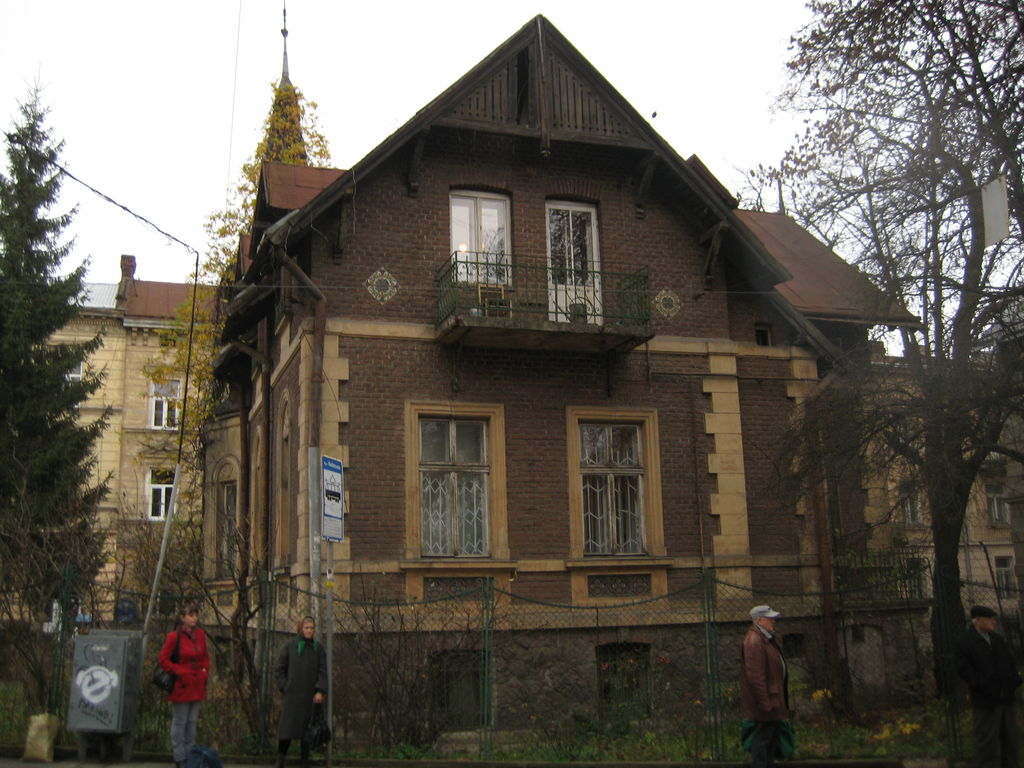
#> input picture images/IMG_5961.JPG, 1024 x 768 px
$ python transform.py   (Python 2 division)   (older library calls are emulated)
#> lines starting #> are read from the running program, lines starting #| are printed output that depends on the picture
### image.py
from PIL import Image
import os

class RavlykImage(object):
    poi = (None, None)

    def __init__(self, path):
#> called with path = 'images/IMG_5961.JPG'
        super(RavlykImage, self).__init__()
        self.path = path
        self.filename = os.path.split(path)[1]
        image = Image.open(path)
#> image is the input picture: PIL image 1024x768 RGB; mean R, G, B 100.1, 94.8, 85.8
        self.size = image.size
#> self.size = (1024, 768)

### transform.py
from PIL import Image
from math import trunc
import os
from shutil import copyfile
from image import RavlykImage
from whichtransform import WhichTransform

def transform(src_image, dest_image, dest_dir):
    poi = dest_image.poi + src_image.poi
    if None in poi:
        print "No way"
        return

    t = WhichTransform(src_image.poi, dest_image.poi)
    scale = t.scale()
    angle = t.rotation()

    original = Image.open(dest_image.path)
    orig_x, orig_y = src_image.size
    new_x, new_y = trunc(orig_x * scale), trunc(orig_y * scale)
    transformed = original.resize((new_x, new_y), resample=Image.ANTIALIAS)
    transformed = transformed.rotate(angle, resample=Image.BICUBIC)
    offset_x = (dest_image.poi[0][0] - src_image.poi[0][0])
    offset_y = (dest_image.poi[0][1] - src_image.poi[0][1])

    transformed = transformed.crop((offset_x, offset_y, orig_x + offset_x, orig_y + offset_y))

    transformed.save(os.path.join(dest_dir, dest_image.filename), "JPEG")


def transform_images(images, dest_dir):
    src_image = images[0]
    copyfile(src_image.path, os.path.join(dest_dir, src_image.filename))
    for image in images[1:]:
        transform(src_image, image, dest_dir)


image0 = RavlykImage('images/IMG_5961.JPG')
image1 = RavlykImage('images/IMG_5962.JPG')
#> call 2 of __init__, with path = 'images/IMG_5962.JPG'
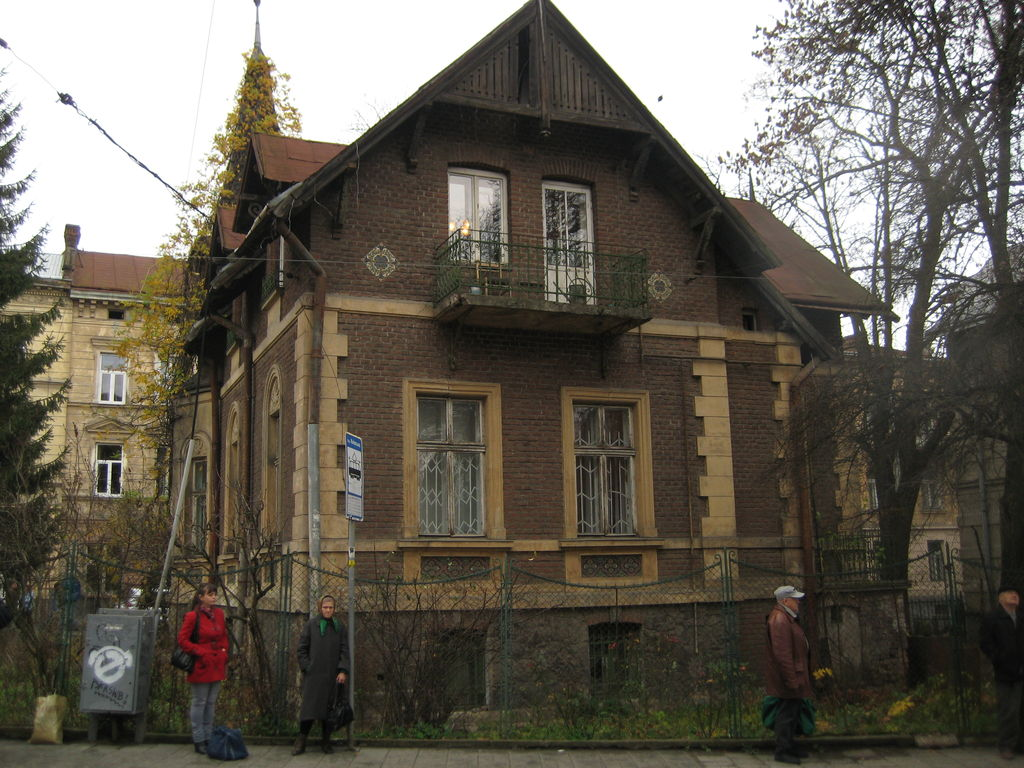
#> input picture images/IMG_5962.JPG, 1024 x 768 px
#> in __init__, image is the input picture: PIL image 1024x768 RGB; mean R, G, B 100.6, 95.3, 84.9
image2 = RavlykImage('images/IMG_5963.JPG')
#> call 3 of __init__, with path = 'images/IMG_5963.JPG'
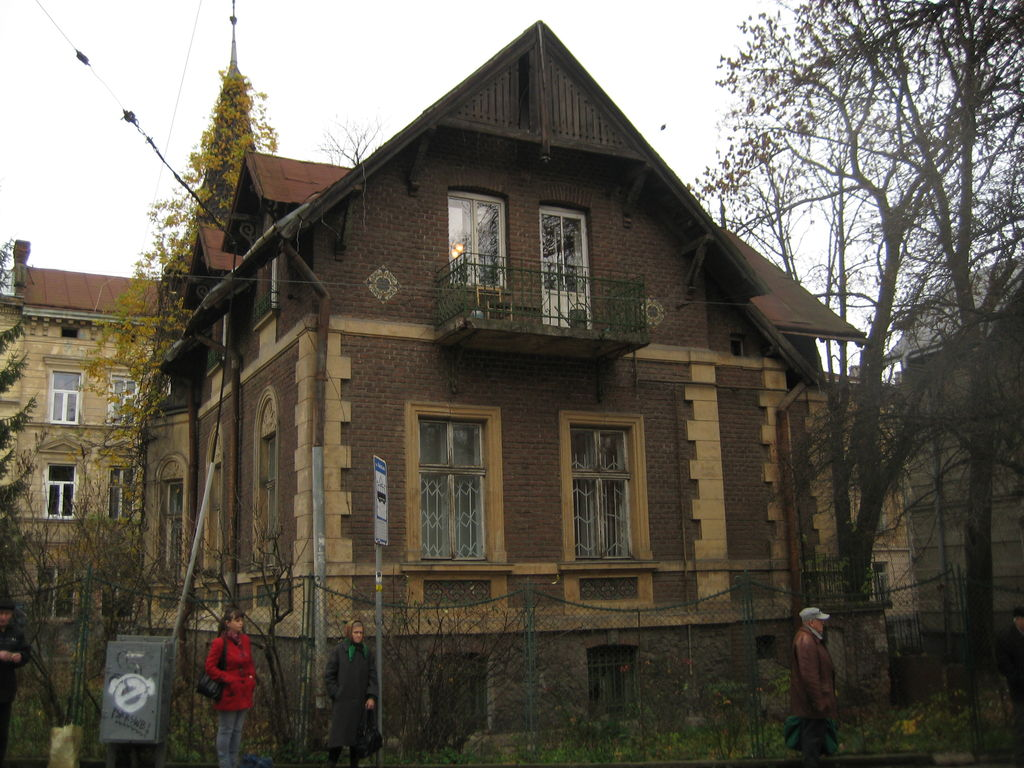
#> input picture images/IMG_5963.JPG, 1024 x 768 px
#> in __init__, image is the input picture: PIL image 1024x768 RGB; mean R, G, B 100.4, 95.6, 85.8
image3 = RavlykImage('images/IMG_5964.JPG')
#> call 4 of __init__, with path = 'images/IMG_5964.JPG'
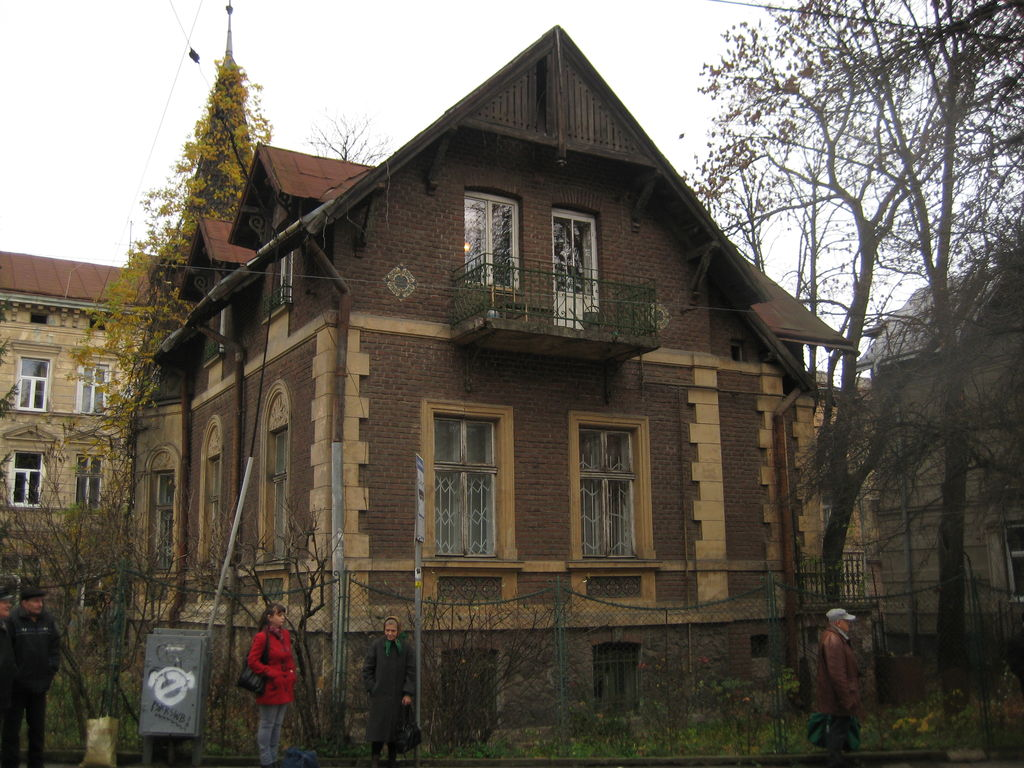
#> input picture images/IMG_5964.JPG, 1024 x 768 px
#> in __init__, image is the input picture: PIL image 1024x768 RGB; mean R, G, B 102.6, 96.8, 87.5

p1_0 = (305, 318)
p1_1 = (303, 293)
p1_2 = (308, 314)
p1_3 = (328, 312)

p2_0 = (303, 561)
p2_1 = (302, 539)
p2_2 = (305, 564)
p2_3 = (326, 558)

image0.poi = (p1_0, p2_0)
image1.poi = (p1_1, p2_1)
image2.poi = (p1_2, p2_2)
image3.poi = (p1_3, p2_3)
#> (the run stopped early here; a loop or call above may not have finished)
